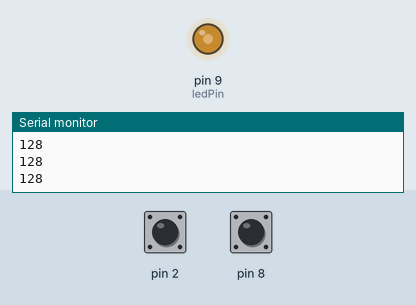
Bench run of a sketch on a simulated Arduino Uno, built with avr-gcc and run on an emulated ATmega328P. Shown: output pins drawn as LEDs (lit = HIGH), the last lines printed to the serial monitor. The inputs (shaded band) are chosen by the test bench; at power-on: pin 2 HIGH, pin 8 HIGH.

Above: at 1.2 s.
1.3 s: pin 2 pulled LOW for 1 s
At 2.5 s:
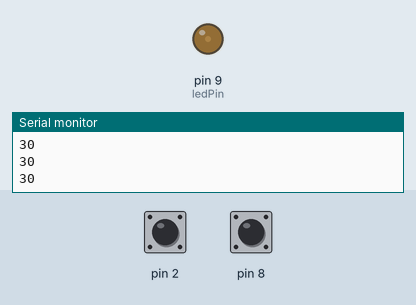
3.8 s: pin 8 pulled LOW for 3.2 s
At 6.7 s:
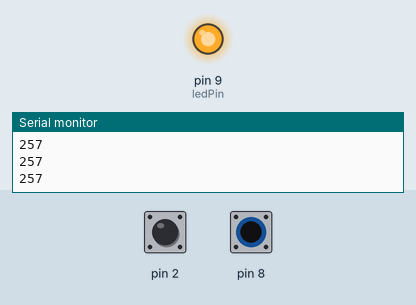
8.5 s: pin 2 pulled LOW for 0.15 s
At 9.3 s:
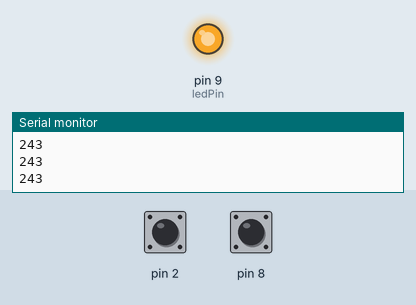
10.1 s: pin 8 pulled LOW for 0.15 s
At 11.3 s:
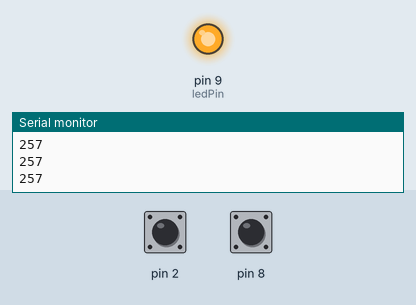
11.7 s: pin 2 driven LOW and pin 8 driven LOW
At 12.48 s:
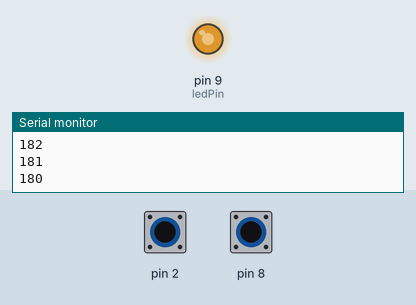
14.7 s: pin 2 driven HIGH
Timing chart, 0 to 18.7 s (numbered marks = the images above; inputs shaded):
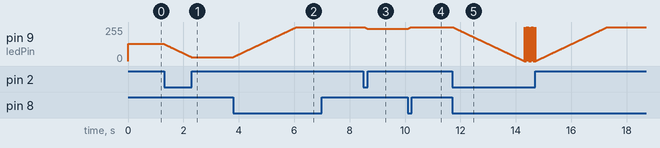

The sketch:

switchLight.ino
```cpp
boolean pushButton1;
boolean pushButton2;
int ledPin = 9;
int brightness = 128;

void setup() {
  // put your setup code here, to run once:
  pinMode(2,INPUT_PULLUP);
  pinMode(8,INPUT_PULLUP);
  pinMode(ledPin,OUTPUT);
  Serial.begin(9600);
}

void loop() {
  // put your main code here, to run repeatedly:
  pushButton1 = digitalRead(2);
  pushButton2 = digitalRead(8);

  if(!pushButton1 && brightness >= 0)         brightness--;
  else if(!pushButton2 && brightness <= 256)  brightness++;

  analogWrite(ledPin,brightness);
  Serial.println(brightness);
  delay(10);
}
```

Measured:
- after the input at 1.3 s, pin 9 (ledPin): moves from 128/255 to 30/255 over 0.99 s, starting at once
- after the input at 3.8 s, pin 9 (ledPin): moves from 30/255 to 255/255 over 2.3 s, starting at once
- after the input at 8.5 s, pin 9 (ledPin): moves from 255/255 to 243/255 over 0.11 s, starting at once
- after the input at 10.1 s, pin 9 (ledPin): moves from 243/255 to 255/255 over 0.11 s, starting at once
- after the input at 11.7 s, pin 9 (ledPin): ramps from 255/255 to 0/255 and jumps back, once every 0.02 s
